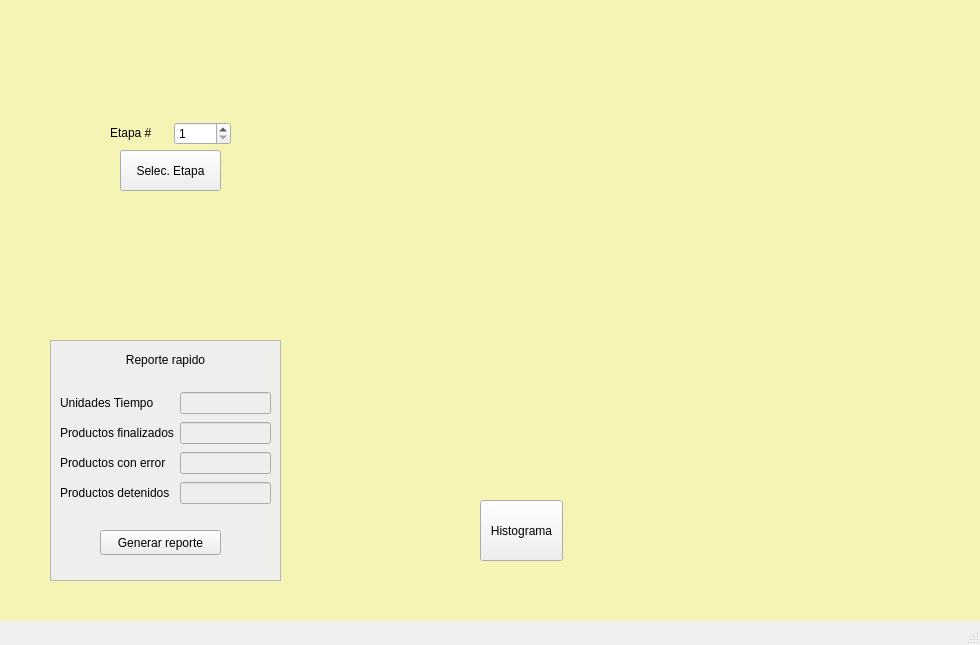
<?xml version="1.0" encoding="UTF-8"?>
<ui version="4.0">
 <class>VentanaPrincipal</class>
 <widget class="QMainWindow" name="VentanaPrincipal">
  <property name="geometry">
   <rect>
    <x>0</x>
    <y>0</y>
    <width>980</width>
    <height>645</height>
   </rect>
  </property>
  <property name="windowTitle">
   <string>MainWindow</string>
  </property>
  <widget class="QWidget" name="centralwidget">
   <widget class="QLabel" name="label">
    <property name="geometry">
     <rect>
      <x>0</x>
      <y>0</y>
      <width>981</width>
      <height>621</height>
     </rect>
    </property>
    <property name="styleSheet">
     <string notr="true">background-color: rgb(245, 244, 181);
border-image: url(:/Images/lineaIMG.png);</string>
    </property>
    <property name="text">
     <string/>
    </property>
   </widget>
   <widget class="QPushButton" name="btnHistograma">
    <property name="geometry">
     <rect>
      <x>480</x>
      <y>500</y>
      <width>83</width>
      <height>61</height>
     </rect>
    </property>
    <property name="text">
     <string>Histograma</string>
    </property>
   </widget>
   <widget class="QPushButton" name="btnSelecEtapa">
    <property name="geometry">
     <rect>
      <x>120</x>
      <y>150</y>
      <width>101</width>
      <height>41</height>
     </rect>
    </property>
    <property name="text">
     <string>Selec. Etapa</string>
    </property>
   </widget>
   <widget class="QFrame" name="frame">
    <property name="geometry">
     <rect>
      <x>50</x>
      <y>340</y>
      <width>231</width>
      <height>241</height>
     </rect>
    </property>
    <property name="styleSheet">
     <string notr="true">background-color: rgb(238, 238, 236);</string>
    </property>
    <property name="frameShape">
     <enum>QFrame::StyledPanel</enum>
    </property>
    <property name="frameShadow">
     <enum>QFrame::Raised</enum>
    </property>
    <widget class="QLabel" name="label_2">
     <property name="geometry">
      <rect>
       <x>60</x>
       <y>10</y>
       <width>111</width>
       <height>20</height>
      </rect>
     </property>
     <property name="text">
      <string>&lt;html&gt;&lt;head/&gt;&lt;body&gt;&lt;p align=&quot;center&quot;&gt;Reporte rapido&lt;/p&gt;&lt;/body&gt;&lt;/html&gt;</string>
     </property>
    </widget>
    <widget class="QPushButton" name="btnGenerarRep">
     <property name="geometry">
      <rect>
       <x>50</x>
       <y>190</y>
       <width>121</width>
       <height>25</height>
      </rect>
     </property>
     <property name="text">
      <string>Generar reporte</string>
     </property>
    </widget>
    <widget class="QWidget" name="layoutWidget">
     <property name="geometry">
      <rect>
       <x>10</x>
       <y>50</y>
       <width>211</width>
       <height>120</height>
      </rect>
     </property>
     <layout class="QGridLayout" name="gridLayout">
      <item row="0" column="0">
       <widget class="QLabel" name="label_3">
        <property name="text">
         <string>Unidades Tiempo</string>
        </property>
       </widget>
      </item>
      <item row="0" column="1">
       <widget class="QLineEdit" name="txtUnidades">
        <property name="readOnly">
         <bool>true</bool>
        </property>
       </widget>
      </item>
      <item row="1" column="0">
       <widget class="QLabel" name="label_4">
        <property name="text">
         <string>&lt;html&gt;&lt;head/&gt;&lt;body&gt;&lt;p&gt;Productos finalizados&lt;/p&gt;&lt;/body&gt;&lt;/html&gt;</string>
        </property>
       </widget>
      </item>
      <item row="1" column="1">
       <widget class="QLineEdit" name="txtProductsFin">
        <property name="readOnly">
         <bool>true</bool>
        </property>
       </widget>
      </item>
      <item row="2" column="0">
       <widget class="QLabel" name="label_5">
        <property name="text">
         <string>&lt;html&gt;&lt;head/&gt;&lt;body&gt;&lt;p&gt;Productos con error&lt;/p&gt;&lt;/body&gt;&lt;/html&gt;</string>
        </property>
       </widget>
      </item>
      <item row="2" column="1">
       <widget class="QLineEdit" name="txtProductsError">
        <property name="readOnly">
         <bool>true</bool>
        </property>
       </widget>
      </item>
      <item row="3" column="0">
       <widget class="QLabel" name="label_6">
        <property name="text">
         <string>Productos detenidos</string>
        </property>
       </widget>
      </item>
      <item row="3" column="1">
       <widget class="QLineEdit" name="txtProductsDeten">
        <property name="readOnly">
         <bool>true</bool>
        </property>
       </widget>
      </item>
     </layout>
    </widget>
   </widget>
   <widget class="QWidget" name="layoutWidget">
    <property name="geometry">
     <rect>
      <x>110</x>
      <y>120</y>
      <width>121</width>
      <height>28</height>
     </rect>
    </property>
    <layout class="QGridLayout" name="gridLayout_2">
     <item row="0" column="0">
      <widget class="QLabel" name="label_7">
       <property name="text">
        <string>&lt;html&gt;&lt;head/&gt;&lt;body&gt;&lt;p&gt;Etapa #&lt;/p&gt;&lt;/body&gt;&lt;/html&gt;</string>
       </property>
      </widget>
     </item>
     <item row="0" column="1">
      <widget class="QSpinBox" name="spSelecEtapa">
       <property name="minimum">
        <number>1</number>
       </property>
       <property name="maximum">
        <number>100</number>
       </property>
      </widget>
     </item>
    </layout>
   </widget>
  </widget>
  <widget class="QMenuBar" name="menubar">
   <property name="geometry">
    <rect>
     <x>0</x>
     <y>0</y>
     <width>980</width>
     <height>22</height>
    </rect>
   </property>
  </widget>
  <widget class="QStatusBar" name="statusbar"/>
 </widget>
 <resources/>
 <connections/>
</ui>
